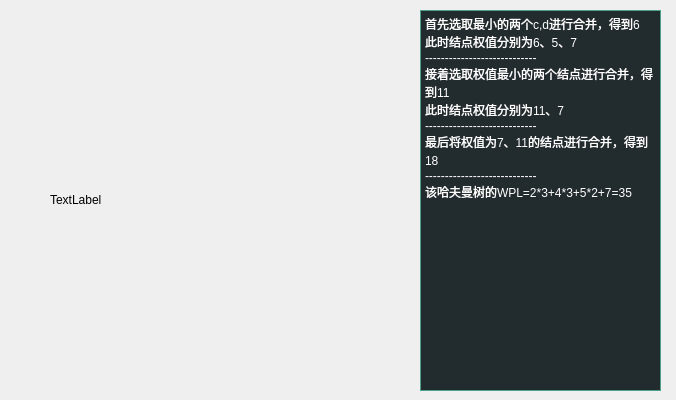
<?xml version="1.0" encoding="UTF-8"?>
<ui version="4.0">
 <class>huffman</class>
 <widget class="QWidget" name="huffman">
  <property name="geometry">
   <rect>
    <x>0</x>
    <y>0</y>
    <width>676</width>
    <height>400</height>
   </rect>
  </property>
  <property name="windowTitle">
   <string>Form</string>
  </property>
  <widget class="QLabel" name="label">
   <property name="geometry">
    <rect>
     <x>50</x>
     <y>0</y>
     <width>350</width>
     <height>400</height>
    </rect>
   </property>
   <property name="text">
    <string>TextLabel</string>
   </property>
  </widget>
  <widget class="QTextBrowser" name="textBrowser">
   <property name="geometry">
    <rect>
     <x>420</x>
     <y>10</y>
     <width>241</width>
     <height>381</height>
    </rect>
   </property>
   <property name="styleSheet">
    <string notr="true">border-width: 1px;
	border-style: solid;
	border-color: #4fa08b;
	background-color: #222b2e;
	color: #FFFFFF;</string>
   </property>
   <property name="html">
    <string>&lt;!DOCTYPE HTML PUBLIC &quot;-//W3C//DTD HTML 4.0//EN&quot; &quot;http://www.w3.org/TR/REC-html40/strict.dtd&quot;&gt;
&lt;html&gt;&lt;head&gt;&lt;meta name=&quot;qrichtext&quot; content=&quot;1&quot; /&gt;&lt;style type=&quot;text/css&quot;&gt;
p, li { white-space: pre-wrap; }
&lt;/style&gt;&lt;/head&gt;&lt;body style=&quot; font-family:'SimSun'; font-size:9pt; font-weight:400; font-style:normal;&quot;&gt;
&lt;p style=&quot; margin-top:0px; margin-bottom:0px; margin-left:0px; margin-right:0px; -qt-block-indent:0; text-indent:0px;&quot;&gt;首先选取最小的两个c,d进行合并，得到6&lt;/p&gt;
&lt;p style=&quot; margin-top:0px; margin-bottom:0px; margin-left:0px; margin-right:0px; -qt-block-indent:0; text-indent:0px;&quot;&gt;此时结点权值分别为6、5、7&lt;/p&gt;
&lt;p style=&quot; margin-top:0px; margin-bottom:0px; margin-left:0px; margin-right:0px; -qt-block-indent:0; text-indent:0px;&quot;&gt;----------------------------&lt;/p&gt;
&lt;p style=&quot; margin-top:0px; margin-bottom:0px; margin-left:0px; margin-right:0px; -qt-block-indent:0; text-indent:0px;&quot;&gt;接着选取权值最小的两个结点进行合并，得到11&lt;/p&gt;
&lt;p style=&quot; margin-top:0px; margin-bottom:0px; margin-left:0px; margin-right:0px; -qt-block-indent:0; text-indent:0px;&quot;&gt;此时结点权值分别为11、7&lt;/p&gt;
&lt;p style=&quot; margin-top:0px; margin-bottom:0px; margin-left:0px; margin-right:0px; -qt-block-indent:0; text-indent:0px;&quot;&gt;----------------------------&lt;/p&gt;
&lt;p style=&quot; margin-top:0px; margin-bottom:0px; margin-left:0px; margin-right:0px; -qt-block-indent:0; text-indent:0px;&quot;&gt;最后将权值为7、11的结点进行合并，得到18&lt;/p&gt;
&lt;p style=&quot; margin-top:0px; margin-bottom:0px; margin-left:0px; margin-right:0px; -qt-block-indent:0; text-indent:0px;&quot;&gt;----------------------------&lt;/p&gt;
&lt;p style=&quot; margin-top:0px; margin-bottom:0px; margin-left:0px; margin-right:0px; -qt-block-indent:0; text-indent:0px;&quot;&gt;该哈夫曼树的WPL=2*3+4*3+5*2+7=35&lt;/p&gt;&lt;/body&gt;&lt;/html&gt;</string>
   </property>
  </widget>
 </widget>
 <resources/>
 <connections/>
</ui>
